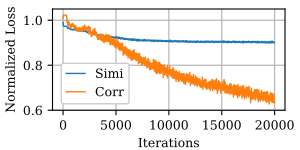

This chart was generated by the following Python code:
import os
import pandas as pd
import numpy as np
import matplotlib.pyplot as plt
from sim_src.util import GET_LOG_PATH_FOR_SIM_SCRIPT

FONT_SIZE = 9
fig_width_px = 300
fig_height_px = 150
dpi = 100  # Typical screen DPI, adjust if necessary
fig_width_in = fig_width_px / dpi
fig_height_in = fig_height_px / dpi

plt.rc('font', family='serif')
plt.rc('mathtext', fontset='cm')
plt.rc('font', size=FONT_SIZE)  # Default font size
plt.rc('axes', titlesize=FONT_SIZE)  # Font size of the axes title
plt.rc('axes', labelsize=FONT_SIZE)  # Font size of the x and y labels
plt.rc('xtick', labelsize=FONT_SIZE)  # Font size of the tick labels
plt.rc('ytick', labelsize=FONT_SIZE)  # Font size of the tick labels
plt.rc('legend', fontsize=FONT_SIZE)  # Font size for legends

def moving_average(data, window_size=20):
    return np.convolve(data, np.ones(window_size)/window_size, mode='valid')


from working_dir_path import get_controller_path
current_dir = os.path.dirname(os.path.abspath(__file__))

data_name_list = ["Simi","Corr"]

log_path_list = []
# log_path_list.append(os.path.join(get_controller_path(),"sim_alg/train_tokenizer/selected_nn/tokenizer_base.loss.final.txt"))
log_path_list.append(os.path.join(get_controller_path(),"sim_alg/train_sparser/selected_nn/sparser_base.loss.final.txt"))
# log_path_list.append(os.path.join(get_controller_path(),"sim_alg/train_predictor/selected_nn/PCNN.loss.final.txt"))
# log_path_list.append(os.path.join(get_controller_path(),"sim_alg/train_predictor/selected_nn/PHNN.loss.final.txt"))
# Plot the data
fig, axs = plt.subplots(1,1,)
fig.set_size_inches(fig_width_in, fig_height_in)  # 3.5 inches width, height adjusted to maintain aspect ratio

markers = ['v', '^', 'o','+']  # Different markers for each line
# p_names = [r'a',r'b']
lines = []

for t in range(len(log_path_list)):
    data_file = os.path.join(log_path_list[t])
    data = np.genfromtxt(data_file, delimiter=',')
    # line, = axs.plot(moving_average(data[:,3]/data[0,3]),linewidth=1,markerfacecolor='none')
    # lines.append(line)
    line, = axs.plot(moving_average(data[:,4]/data[0,4]),linewidth=1,markerfacecolor='none')
    lines.append(line)
    line, = axs.plot(moving_average(data[:,5]/data[0,5]),linewidth=1,markerfacecolor='none')
    lines.append(line)
    # line, = axs.plot(data[:,5]/data[0,5],linewidth=1,markerfacecolor='none')
    # lines.append(line)

axs.set_position([0.175, 0.265, 0.775, 0.675])
# Add labels and title
axs.set_xlabel(r'Iterations')
axs.grid(True)



# axs[0].set_ylabel(r'Number of iterations')
axs.set_ylabel(r'Normalized Loss')
# # uu = 5*20
# # ll = 15*20
# axs[0].set_xlim(5*20, 10*20)
# axs[1].set_xlim(5*20, 10*20)
#
axs.set_ylim(0.6, 1.05)
# # axs[2].set_xlim(uu, ll)
# axs.set_ylim(0, 200)
# axs.set_xlim(50, 700)
# axs[1].set_ylim(0, 10)
# axs[0].set_yticks([0,2,4,6,8,10])
# axs.set_xticks(100*np.arange(8))
# axs[0].set_yscale('log')
# axs[1].set_yscale('log')


# Add a legend
fig.legend(lines, data_name_list ,fontsize=FONT_SIZE, loc='lower left', bbox_to_anchor=(0.2, 0.3, 0.2, 0.1),ncol = 1 ,borderaxespad=0.1,handlelength=1.5,fancybox=True, framealpha=1)
# axs[0].legend(fontsize=8, loc='lower left', bbox_to_anchor=(0, 1.02, 5,0.1), ncol=3,borderaxespad=0.)
# plt.subplots_adjust(left=0.175, right=0.95,bottom=0.175,top=0.95)


# Save the figure as a PDF
output_path = os.path.join(current_dir, os.path.splitext(os.path.basename(__file__))[0]) + '.pdf'

fig.savefig(output_path, format='pdf', pad_inches=0.)

# Display the plot
plt.show()
